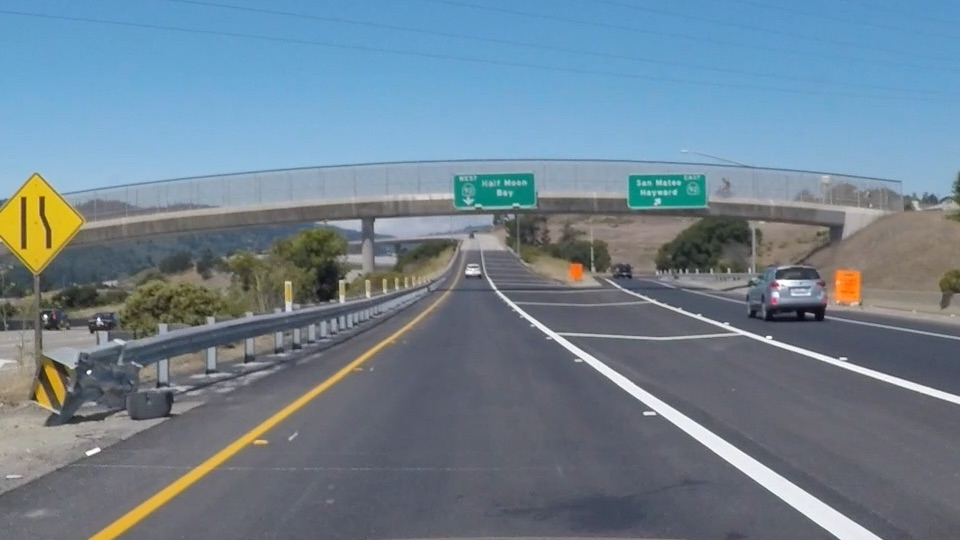
#> input picture Computer_Vision/exit-ramp.jpg, 960 x 540 px
$ python canny_edge_detection.py
#> lines starting #> are read from the running program, lines starting #| are printed output that depends on the picture; after the words box and inside, x2 and y2 are one past the last pixel; in counts of white or black regions, pixels touching at a corner belong together
#doing all the relevant imports
import matplotlib.pyplot as plt
import matplotlib.image as mpimg
import numpy as np
import cv2

# Read in the image and convert to grayscale
image = mpimg.imread('exit-ramp.jpg')
#> image is the input picture: shape (540, 960, 3); mean R, G, B 111.3, 130.2, 144.4
gray = cv2.cvtColor(image, cv2.COLOR_RGB2GRAY)
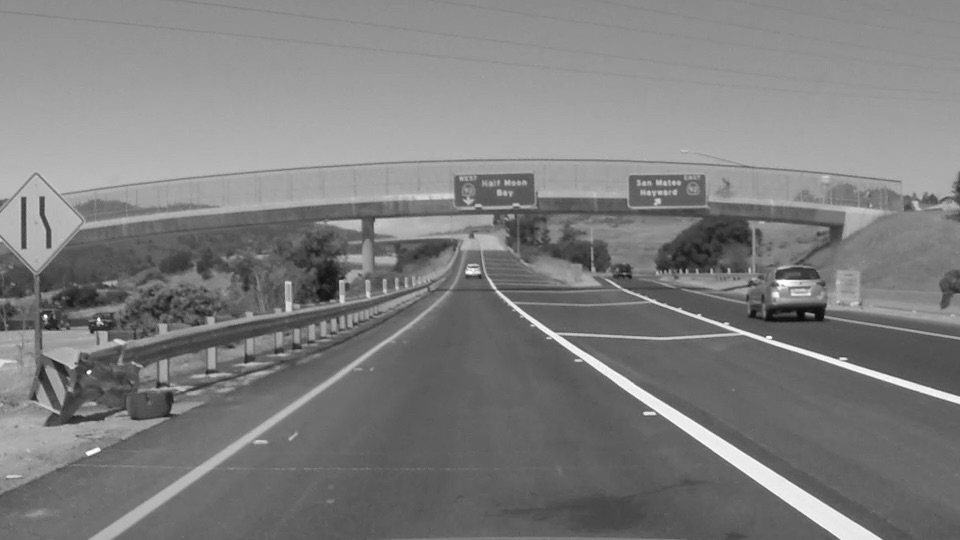
#> gray: shape (540, 960); min 7, max 255, mean 126.2

# Define a kernel size for Gaussian smoothing / blurring
# Note: this step is optional as cv2.Canny() applies a 5x5 Gaussian internally

'''
kernel with large size can rough the image, reduce the noises for better canny filter
'''
kernel_size = 11
blur_gray = cv2.GaussianBlur(gray,(kernel_size, kernel_size), 0)

# Define parameters for Canny and run it
# NOTE: if you try running this code you might want to change these!
low_threshold = 0
high_threshold = 100
#https://docs.opencv.org/3.1.0/da/d22/tutorial_py_canny.html
edges = cv2.Canny(blur_gray, low_threshold, high_threshold)
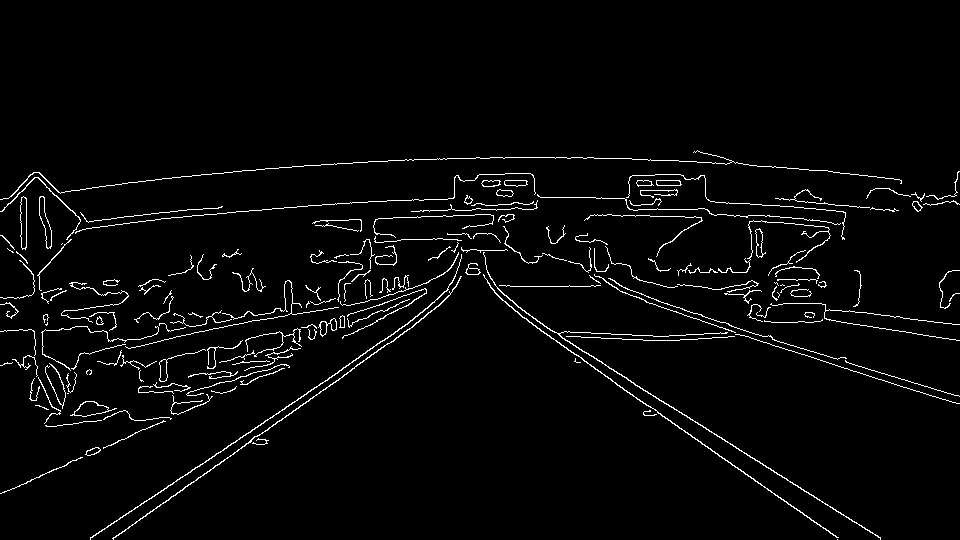
#> edges: shape (540, 960); 3% white in thin lines or dots, all inside (x1, y1, x2, y2) = (0, 150, 960, 540)


# Display the image
plt.subplot(121)
plt.imshow(blur_gray, cmap = 'gray')
plt.title('Gaussian filter')

plt.subplot(122)
plt.imshow(edges, cmap='Greys_r')
plt.title('Canny Edge')

plt.show()
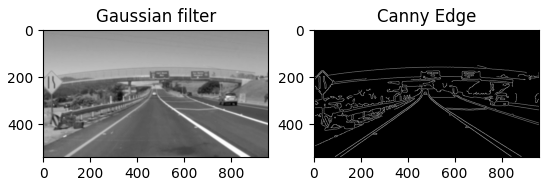
#> figure drawn by matplotlib, 2 panels
